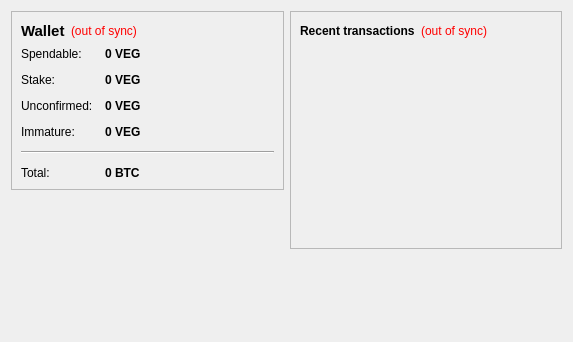
<?xml version="1.0" encoding="UTF-8"?>
<ui version="4.0">
 <class>OverviewPage</class>
 <widget class="QWidget" name="OverviewPage">
  <property name="geometry">
   <rect>
    <x>0</x>
    <y>0</y>
    <width>573</width>
    <height>342</height>
   </rect>
  </property>
  <property name="windowTitle">
   <string>Form</string>
  </property>
  <layout class="QHBoxLayout" name="horizontalLayout" stretch="1,1">
   <item>
    <layout class="QVBoxLayout" name="verticalLayout_2">
     <item>
      <widget class="QFrame" name="frame">
       <property name="frameShape">
        <enum>QFrame::StyledPanel</enum>
       </property>
       <property name="frameShadow">
        <enum>QFrame::Raised</enum>
       </property>
       <layout class="QVBoxLayout" name="verticalLayout_4">
        <item>
         <layout class="QHBoxLayout" name="horizontalLayout_4">
          <item>
           <widget class="QLabel" name="label_5">
            <property name="font">
             <font>
              <pointsize>11</pointsize>
              <weight>75</weight>
              <bold>true</bold>
             </font>
            </property>
            <property name="text">
             <string>Wallet</string>
            </property>
           </widget>
          </item>
          <item>
           <widget class="QLabel" name="labelWalletStatus">
            <property name="toolTip">
             <string>The displayed information may be out of date. Your wallet automatically synchronizes with the VeganMoney network after a connection is established, but this process has not completed yet.</string>
            </property>
            <property name="styleSheet">
             <string notr="true">QLabel { color: red; }</string>
            </property>
            <property name="text">
             <string notr="true">(out of sync)</string>
            </property>
            <property name="alignment">
             <set>Qt::AlignLeading|Qt::AlignLeft|Qt::AlignVCenter</set>
            </property>
           </widget>
          </item>
          <item>
           <spacer name="horizontalSpacer_2">
            <property name="orientation">
             <enum>Qt::Horizontal</enum>
            </property>
            <property name="sizeHint" stdset="0">
             <size>
              <width>40</width>
              <height>20</height>
             </size>
            </property>
           </spacer>
          </item>
         </layout>
        </item>
        <item>
         <layout class="QFormLayout" name="formLayout_2">
          <property name="fieldGrowthPolicy">
           <enum>QFormLayout::AllNonFixedFieldsGrow</enum>
          </property>
          <property name="horizontalSpacing">
           <number>12</number>
          </property>
          <property name="verticalSpacing">
           <number>12</number>
          </property>
          <item row="0" column="0">
           <widget class="QLabel" name="label">
            <property name="text">
             <string>Spendable:</string>
            </property>
           </widget>
          </item>
          <item row="0" column="1">
           <widget class="QLabel" name="labelBalance">
            <property name="font">
             <font>
              <weight>75</weight>
              <bold>true</bold>
             </font>
            </property>
            <property name="cursor">
             <cursorShape>IBeamCursor</cursorShape>
            </property>
            <property name="toolTip">
             <string>Your current spendable balance</string>
            </property>
            <property name="text">
             <string notr="true">0 VEG</string>
            </property>
            <property name="textInteractionFlags">
             <set>Qt::LinksAccessibleByMouse|Qt::TextSelectableByKeyboard|Qt::TextSelectableByMouse</set>
            </property>
           </widget>
          </item>
          <item row="1" column="0">
           <widget class="QLabel" name="label_6">
            <property name="text">
             <string>Stake:</string>
            </property>
           </widget>
          </item>
          <item row="1" column="1">
           <widget class="QLabel" name="labelStake">
            <property name="font">
             <font>
              <weight>75</weight>
              <bold>true</bold>
             </font>
            </property>
            <property name="cursor">
             <cursorShape>IBeamCursor</cursorShape>
            </property>
            <property name="toolTip">
             <string>Total of coins that was staked, and do not yet count toward the current balance</string>
            </property>
            <property name="text">
             <string notr="true">0 VEG</string>
            </property>
            <property name="textInteractionFlags">
             <set>Qt::LinksAccessibleByMouse|Qt::TextSelectableByKeyboard|Qt::TextSelectableByMouse</set>
            </property>
           </widget>
          </item>
          <item row="2" column="0">
           <widget class="QLabel" name="label_3">
            <property name="text">
             <string>Unconfirmed:</string>
            </property>
           </widget>
          </item>
          <item row="2" column="1">
           <widget class="QLabel" name="labelUnconfirmed">
            <property name="font">
             <font>
              <weight>75</weight>
              <bold>true</bold>
             </font>
            </property>
            <property name="cursor">
             <cursorShape>IBeamCursor</cursorShape>
            </property>
            <property name="toolTip">
             <string>Total of transactions that have yet to be confirmed, and do not yet count toward the current balance</string>
            </property>
            <property name="text">
             <string notr="true">0 VEG</string>
            </property>
            <property name="textInteractionFlags">
             <set>Qt::LinksAccessibleByMouse|Qt::TextSelectableByKeyboard|Qt::TextSelectableByMouse</set>
            </property>
           </widget>
          </item>
          <item row="3" column="0">
           <widget class="QLabel" name="labelImmatureText">
            <property name="text">
             <string>Immature:</string>
            </property>
           </widget>
          </item>
          <item row="3" column="1">
           <widget class="QLabel" name="labelImmature">
            <property name="font">
             <font>
              <weight>75</weight>
              <bold>true</bold>
             </font>
            </property>
            <property name="toolTip">
             <string>Mined balance that has not yet matured</string>
            </property>
            <property name="text">
             <string notr="true">0 VEG</string>
            </property>
            <property name="textInteractionFlags">
             <set>Qt::LinksAccessibleByMouse|Qt::TextSelectableByKeyboard|Qt::TextSelectableByMouse</set>
            </property>
           </widget>
          </item>
          <item row="4" column="0" colspan="2">
           <widget class="Line" name="line">
            <property name="orientation">
             <enum>Qt::Horizontal</enum>
            </property>
           </widget>
          </item>
          <item row="5" column="0">
           <widget class="QLabel" name="labelTotalText">
            <property name="text">
             <string>Total:</string>
            </property>
           </widget>
          </item>
          <item row="5" column="1">
           <widget class="QLabel" name="labelTotal">
            <property name="font">
             <font>
              <weight>75</weight>
              <bold>true</bold>
             </font>
            </property>
            <property name="cursor">
             <cursorShape>IBeamCursor</cursorShape>
            </property>
            <property name="toolTip">
             <string>Your current total balance</string>
            </property>
            <property name="text">
             <string notr="true">0 BTC</string>
            </property>
            <property name="textInteractionFlags">
             <set>Qt::LinksAccessibleByMouse|Qt::TextSelectableByKeyboard|Qt::TextSelectableByMouse</set>
            </property>
           </widget>
          </item>
         </layout>
        </item>
       </layout>
      </widget>
     </item>
     <item>
      <spacer name="verticalSpacer">
       <property name="orientation">
        <enum>Qt::Vertical</enum>
       </property>
       <property name="sizeHint" stdset="0">
        <size>
         <width>20</width>
         <height>40</height>
        </size>
       </property>
      </spacer>
     </item>
    </layout>
   </item>
   <item>
    <layout class="QVBoxLayout" name="verticalLayout_3">
     <item>
      <widget class="QFrame" name="frame_2">
       <property name="frameShape">
        <enum>QFrame::StyledPanel</enum>
       </property>
       <property name="frameShadow">
        <enum>QFrame::Raised</enum>
       </property>
       <layout class="QVBoxLayout" name="verticalLayout">
        <item>
         <layout class="QHBoxLayout" name="horizontalLayout_2">
          <item>
           <widget class="QLabel" name="label_4">
            <property name="text">
             <string>&lt;b&gt;Recent transactions&lt;/b&gt;</string>
            </property>
           </widget>
          </item>
          <item>
           <widget class="QLabel" name="labelTransactionsStatus">
            <property name="toolTip">
             <string>The displayed information may be out of date. Your wallet automatically synchronizes with the VeganMoney network after a connection is established, but this process has not completed yet.</string>
            </property>
            <property name="styleSheet">
             <string notr="true">QLabel { color: red; }</string>
            </property>
            <property name="text">
             <string notr="true">(out of sync)</string>
            </property>
            <property name="alignment">
             <set>Qt::AlignRight|Qt::AlignTrailing|Qt::AlignVCenter</set>
            </property>
           </widget>
          </item>
          <item>
           <spacer name="horizontalSpacer">
            <property name="orientation">
             <enum>Qt::Horizontal</enum>
            </property>
            <property name="sizeHint" stdset="0">
             <size>
              <width>40</width>
              <height>20</height>
             </size>
            </property>
           </spacer>
          </item>
         </layout>
        </item>
        <item>
         <widget class="QListView" name="listTransactions">
          <property name="styleSheet">
           <string notr="true">QListView { background: transparent; }</string>
          </property>
          <property name="frameShape">
           <enum>QFrame::NoFrame</enum>
          </property>
          <property name="verticalScrollBarPolicy">
           <enum>Qt::ScrollBarAlwaysOff</enum>
          </property>
          <property name="horizontalScrollBarPolicy">
           <enum>Qt::ScrollBarAlwaysOff</enum>
          </property>
          <property name="selectionMode">
           <enum>QAbstractItemView::NoSelection</enum>
          </property>
         </widget>
        </item>
       </layout>
      </widget>
     </item>
     <item>
      <spacer name="verticalSpacer_2">
       <property name="orientation">
        <enum>Qt::Vertical</enum>
       </property>
       <property name="sizeHint" stdset="0">
        <size>
         <width>20</width>
         <height>40</height>
        </size>
       </property>
      </spacer>
     </item>
    </layout>
   </item>
  </layout>
 </widget>
 <resources/>
 <connections/>
</ui>
